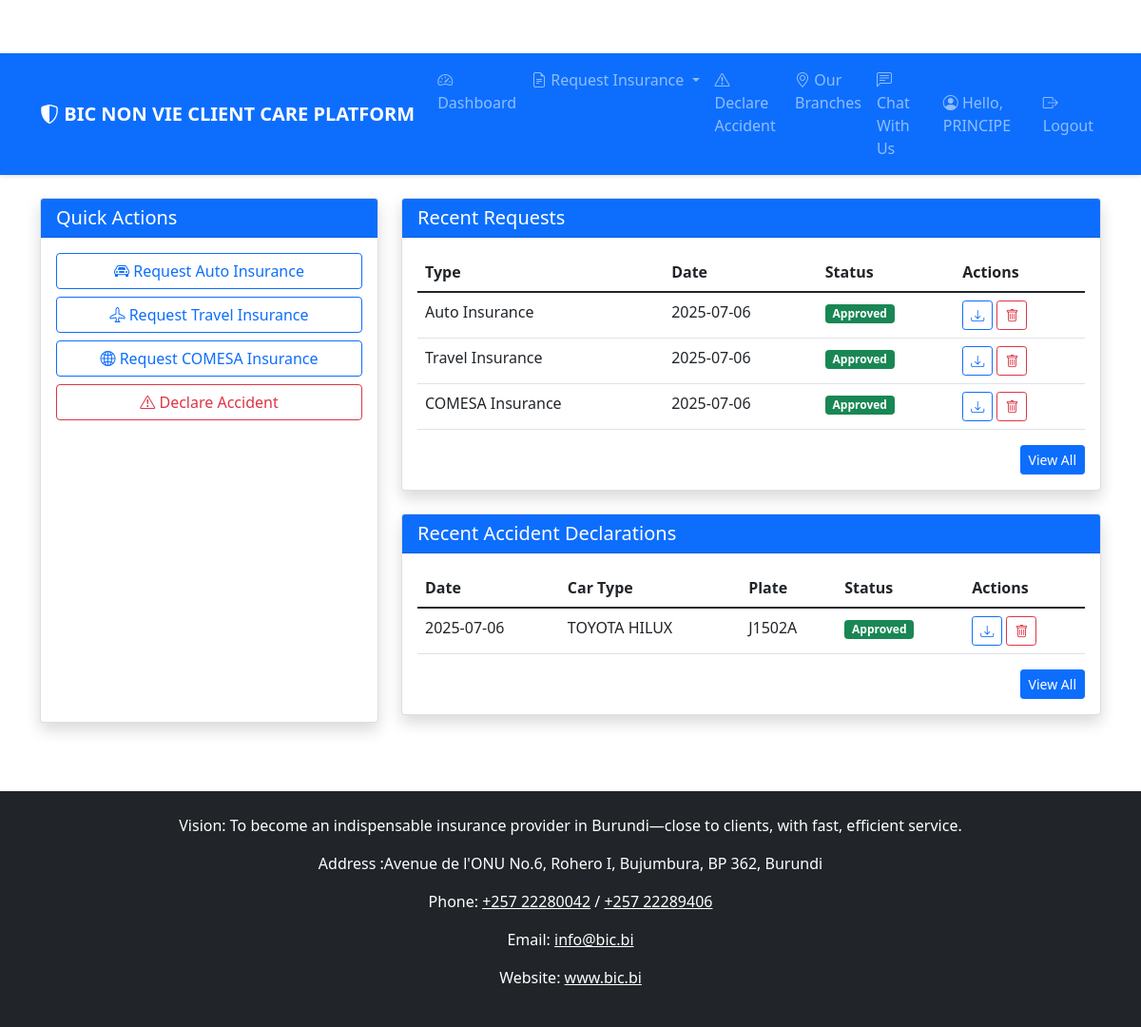
/dashboard (signed in), run on an earlier commit of the app's database.
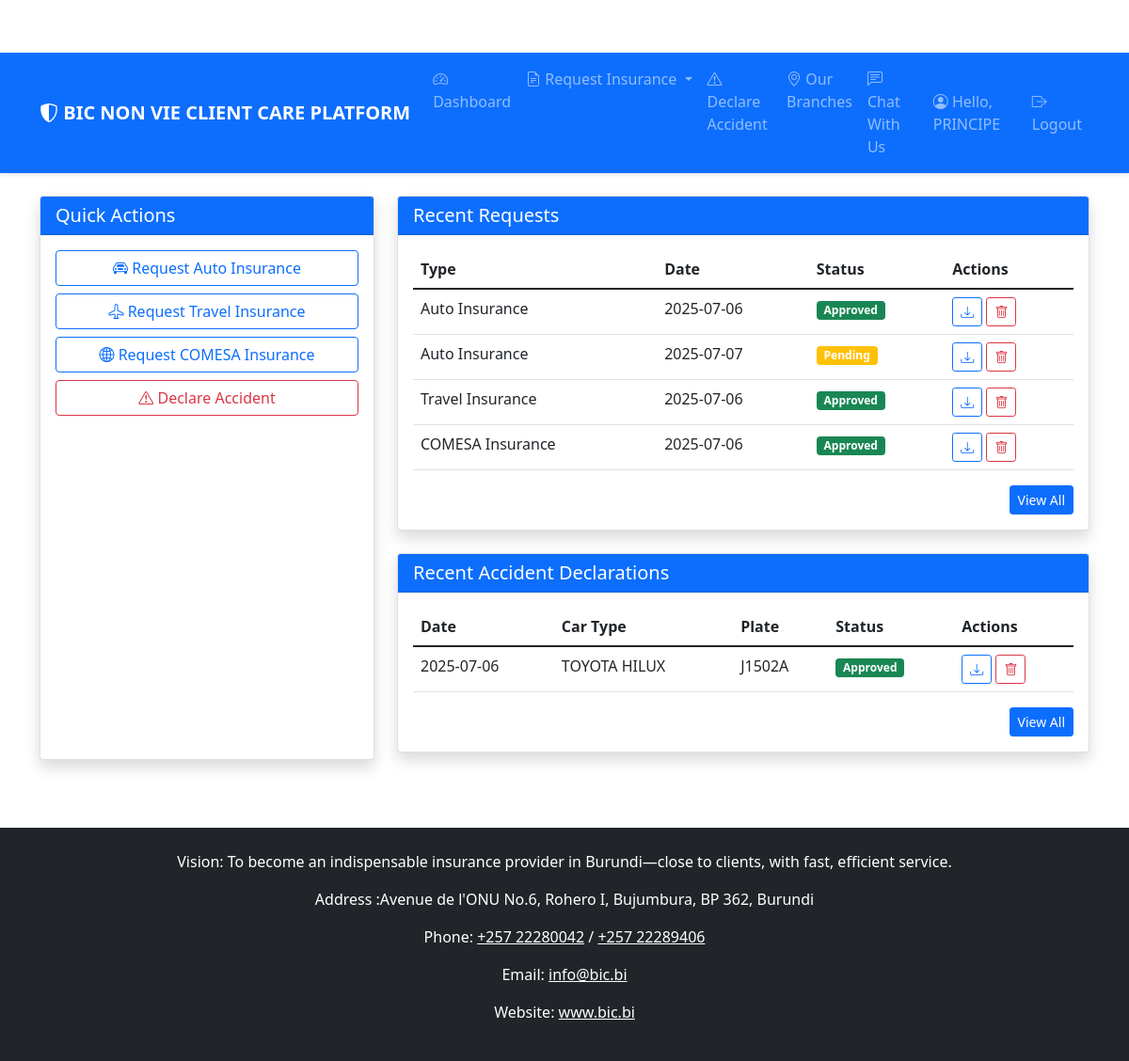
And on a later commit of the database.
### app.py (models this page shows)
class AutoInsuranceRequest(db.Model):
    id = db.Column(db.Integer, primary_key=True)
    user_id = db.Column(db.Integer, db.ForeignKey('user.id'), nullable=False)
    user = db.relationship('User', back_populates='auto_insurance_requests')
    carte_rose = db.Column(db.String(255))
    ancient_card = db.Column(db.String(255))
    phone = db.Column(db.String(20), nullable=False)
    status = db.Column(db.String(20), default='pending')  # pending, approved, rejected
    created_at = db.Column(db.DateTime, default=datetime.utcnow)

class TravelInsuranceRequest(db.Model):
    id = db.Column(db.Integer, primary_key=True)
    user_id = db.Column(db.Integer, db.ForeignKey('user.id'), nullable=False)
    user = db.relationship('User', back_populates='travel_insurance_requests')
    passport = db.Column(db.String(255))
    email = db.Column(db.String(100), nullable=False)
    phone = db.Column(db.String(20), nullable=False)
    destination = db.Column(db.String(100), nullable=False)
    days = db.Column(db.Integer, nullable=False)
    status = db.Column(db.String(20), default='pending')
    departure_date = db.Column(db.Date, nullable=True)
    return_date = db.Column(db.Date, nullable=True)
    created_at = db.Column(db.DateTime, default=datetime.utcnow)

class ComesaInsuranceRequest(db.Model):
    id = db.Column(db.Integer, primary_key=True)
    user_id = db.Column(db.Integer, db.ForeignKey('user.id'), nullable=False)
    user = db.relationship('User', back_populates='comesa_insurance_requests')
    carte_rose = db.Column(db.String(255))
    ancient_card = db.Column(db.String(255))
    phone = db.Column(db.String(20), nullable=False)
    status = db.Column(db.String(20), default='pending')
    created_at = db.Column(db.DateTime, default=datetime.utcnow)

class AccidentDeclaration(db.Model):
    id = db.Column(db.Integer, primary_key=True)
    user_id = db.Column(db.Integer, db.ForeignKey('user.id'), nullable=False)
    user = db.relationship('User', back_populates='accident_declarations')
    name = db.Column(db.String(100), nullable=False)
    car_type = db.Column(db.String(100), nullable=False)
    plate_license = db.Column(db.String(50), nullable=False)
    opg_measure = db.Column(db.Boolean, nullable=False)
    car_working = db.Column(db.Boolean, nullable=False)
    opj_name = db.Column(db.String(100))
    opj_phone = db.Column(db.String(20))
    accident_datetime = db.Column(db.DateTime)
    injured_people = db.Column(db.Boolean, nullable=False)
    car_damage = db.Column(db.String(255))
    collided_with_name = db.Column(db.String(100))
    collided_with_plate = db.Column(db.String(50))
    collided_damage = db.Column(db.String(255))
    injured_details = db.Column(db.Text)
    witness = db.Column(db.Text)
    accident_image1 = db.Column(db.String(255))
    accident_image2 = db.Column(db.String(255))
    accident_image3 = db.Column(db.String(255))
    carte_rose_image = db.Column(db.String(255))
    insurance_card_image = db.Column(db.String(255))
    driving_license_image = db.Column(db.String(255))
    summary = db.Column(db.Text)
    status = db.Column(db.String(20), default='pending')
    created_at = db.Column(db.DateTime, default=datetime.utcnow)

### app.py (the view)
@app.route('/dashboard')
@login_required
def dashboard():
    if current_user.role == 'admin':
        return redirect(url_for('admin_dashboard'))
    auto_requests = AutoInsuranceRequest.query.filter_by(user_id=current_user.id).all()
    travel_requests = TravelInsuranceRequest.query.filter_by(user_id=current_user.id).all()
    comesa_requests = ComesaInsuranceRequest.query.filter_by(user_id=current_user.id).all()
    accident_declarations = AccidentDeclaration.query.filter_by(user_id=current_user.id).all()
    return render_template('client/dashboard.html',
                         auto_requests=auto_requests,
                         travel_requests=travel_requests,
                         comesa_requests=comesa_requests,
                         accident_declarations=accident_declarations)

### app.py (called while the page is built)
@app.context_processor
def inject_datetime():
    return {'datetime': datetime}

@login_manager.user_loader
def load_user(user_id):
    return User.query.get(int(user_id))

@app.context_processor
def inject_now():
    return {'now': datetime.now()}

### templates/client/dashboard.html (shortened to what the changed rows need)
{% extends "base.html" %}
{% block content %}
<div class="row">
    <div class="col-md-8">
        <div class="card mb-4">
            <div class="card-body">
                {% if auto_requests or travel_requests or comesa_requests %}
                    <div class="table-responsive">
                        <table class="table table-hover">
                            <thead>
                                <tr>
                                    <th>Type</th>
                                    <th>Date</th>
                                    <th>Status</th>
                                    <th>Actions</th>
                                </tr>
                            </thead>
                            <tbody>
                                {% for request in auto_requests[:3] %}
                                    <tr>
                                        <td>Auto Insurance</td>
                                        <td>{{ request.created_at.strftime('%Y-%m-%d') }}</td>
                                        <td>
                                            <span class="badge bg-{{ 'success' if request.status == 'approved' else 'warning' if request.status == 'pending' else 'danger' }}">
                                                {{ request.status|capitalize }}
                                            </span>
                                        </td>
                                        <td>
                                            <a href="{{ url_for('download_auto_request', id=request.id) }}" class="btn btn-sm btn-outline-primary" title="Download">
                                                <i class="bi bi-download"></i>
                                            </a>
                                            <a href="{{ url_for('delete_auto_request', id=request.id) }}" class="btn btn-sm btn-outline-danger" title="Delete">
                                                <i class="bi bi-trash"></i>
                                            </a>
                                        </td>
                                    </tr>
                                {% endfor %}
                                {% for request in travel_requests[:3] %}
                                    <tr>
                                        <td>Travel Insurance</td>
                                        <td>{{ request.created_at.strftime('%Y-%m-%d') }}</td>
                                        <td>
                                            <span class="badge bg-{{ 'success' if request.status == 'approved' else 'warning' if request.status == 'pending' else 'danger' }}">
                                                {{ request.status|capitalize }}
                                            </span>
                                        </td>
                                        <td>
                                            <a href="{{ url_for('download_travel_request', id=request.id) }}" class="btn btn-sm btn-outline-primary" title="Download">
                                                <i class="bi bi-download"></i>
                                            </a>
                                            <a href="{{ url_for('delete_travel_request', id=request.id) }}" class="btn btn-sm btn-outline-danger" title="Delete">
                                                <i class="bi bi-trash"></i>
                                            </a>
                                        </td>
                                    </tr>
                                {% endfor %}
                                {% for request in comesa_requests[:3] %}
                                    <tr>
                                        <td>COMESA Insurance</td>
                                        <td>{{ request.created_at.strftime('%Y-%m-%d') }}</td>
                                        <td>
                                            <span class="badge bg-{{ 'success' if request.status == 'approved' else 'warning' if request.status == 'pending' else 'danger' }}">
                                                {{ request.status|capitalize }}
                                            </span>
                                        </td>
                                        <td>
                                            <a href="{{ url_for('download_comesa_request', id=request.id) }}" class="btn btn-sm btn-outline-primary" title="Download">
                                                <i class="bi bi-download"></i>
                                            </a>
                                            <a href="{{ url_for('delete_comesa_request', id=request.id) }}" class="btn btn-sm btn-outline-danger" title="Delete">
                                                <i class="bi bi-trash"></i>
                                            </a>
                                        </td>
                                    </tr>
                                {% endfor %}
                            </tbody>
                        </table>
                    </div>
                {% else %}
                    <div class="alert alert-info">
                        You haven't made any requests yet. Get started by clicking one of the quick actions.
                    </div>
                {% endif %}
            </div>
        </div>
        <div class="card">
            <div class="card-body">
                {% if accident_declarations %}
                    <div class="table-responsive">
                        <table class="table table-hover">
                            <thead>
                                <tr>
                                    <th>Date</th>
                                    <th>Car Type</th>
                                    <th>Plate</th>
                                    <th>Status</th>
                                    <th>Actions</th>
                                </tr>
                            </thead>
                            <tbody>
                                {% for declaration in accident_declarations[:3] %}
                                    <tr>
                                        <td>{{ declaration.created_at.strftime('%Y-%m-%d') }}</td>
                                        <td>{{ declaration.car_type }}</td>
                                        <td>{{ declaration.plate_license }}</td>
                                        <td>
                                            <span class="badge bg-{{ 'success' if declaration.status == 'approved' else 'warning' if declaration.status == 'pending' else 'danger' }}">
                                                {{ declaration.status|capitalize }}
                                            </span>
                                        </td>
                                        <td>
                                            <a href="{{ url_for('download_accident_declaration', id=declaration.id) }}" class="btn btn-sm btn-outline-primary" title="Download">
                                                <i class="bi bi-download"></i>
                                            </a>
                                            <a href="{{ url_for('delete_accident_declaration', id=declaration.id) }}" class="btn btn-sm btn-outline-danger" title="Delete">
                                                <i class="bi bi-trash"></i>
                                            </a>
                                        </td>
                                    </tr>
                                {% endfor %}
                            </tbody>
                        </table>
                    </div>
                {% else %}
                    <div class="alert alert-info">
                        You haven't declared any accidents yet.
                    </div>
                {% endif %}
            </div>
        </div>
    </div>
</div>
{% endblock %}

What changed in the data, as far as the page shows it:
added AutoInsuranceRequest: created_at "2025-07-07", status "Pending"
